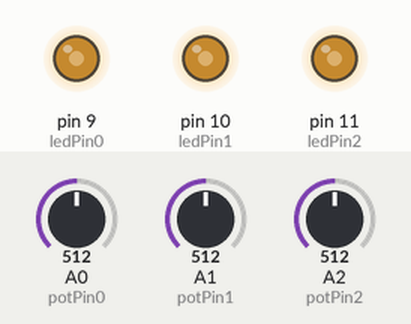
Bench run of a sketch on a simulated Arduino Uno, built with avr-gcc and run on an emulated ATmega328P. Shown: output pins drawn as LEDs (lit = HIGH). The test bench sets the inputs (shaded band); at power-on: A0 (potPin0) = 512, A1 (potPin1) = 512, A2 (potPin2) = 512.

Above: at 1.2 s.
1.3 s: A0 (potPin0) set to 716
At 1.7 s:
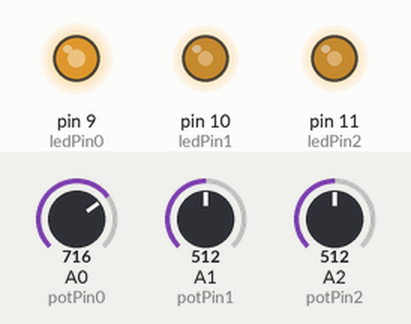
2.8 s: A1 (potPin1) set to 716
At 4.0 s:
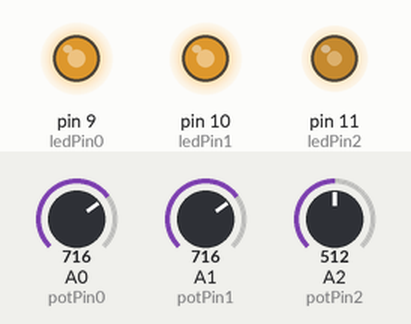
4.3 s: A2 (potPin2) set to 716
At 5.2 s:
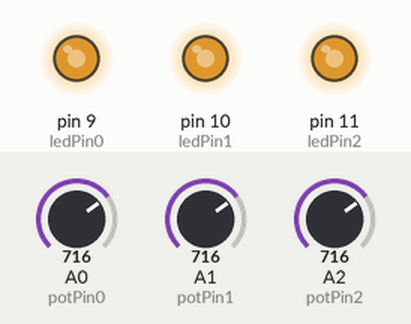
5.8 s: A0 (potPin0) set to 900
At 6.3 s:
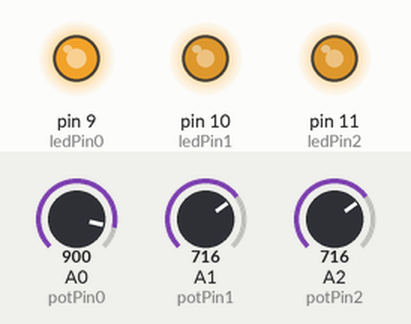
7.3 s: A1 (potPin1) set to 900
At 8.5 s:
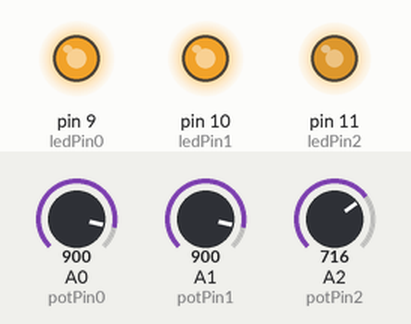
8.8 s: A2 (potPin2) set to 900
At 9.8 s:
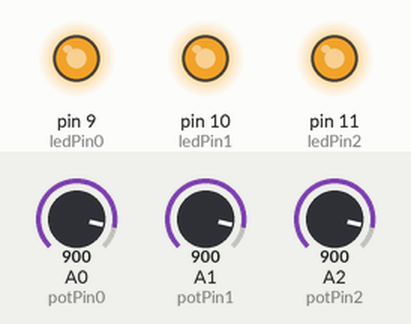
Timing chart, 0 to 11.3 s (numbered marks = the images above; inputs shaded):
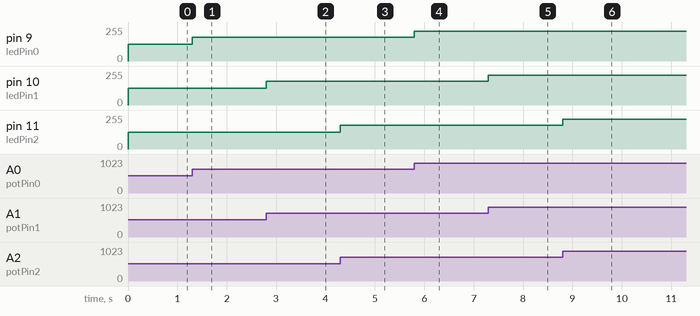

The sketch:

Homework2.ino
```cpp
const int ledPin0 = 9;
const int ledPin1 = 10;
const int ledPin2 = 11;

const int potPin0 = A0;
const int potPin1 = A1;
const int potPin2 = A2;
int pot0Value = 0, pot1Value = 0, pot2Value = 0;
int led0Value = 0, led1Value = 0, led2Value = 0;
void setup() {
  // put your setup code here, to run once:
  Serial.begin(9600);
  pinMode(ledPin0, OUTPUT);
  pinMode(ledPin1, OUTPUT);
  pinMode(ledPin2, OUTPUT);
}

void loop() {
  float voltage;
  // put your main code here, to run repeatedly:

  pot0Value = analogRead(potPin0);
  pot1Value = analogRead(potPin1);
  pot2Value = analogRead(potPin2);
  led0Value = map(pot0Value, 0, 1023, 0, 255);
  led1Value = map(pot1Value, 0, 1023, 0, 255);
  led2Value = map(pot2Value, 0, 1023, 0, 255);
  analogWrite(ledPin0, led0Value);
  analogWrite(ledPin1, led1Value);
  analogWrite(ledPin2, led2Value);
  /*Serial.println(potValue); */
  delay(1);
}
```

Measured:
- after the input at 1.3 s, pin 9 (ledPin0): 127/255 → 178/255 at once
- after the input at 2.8 s, pin 10 (ledPin1): 127/255 → 178/255 at once
- after the input at 4.3 s, pin 11 (ledPin2): 127/255 → 178/255 at once
- after the input at 5.8 s, pin 9 (ledPin0): 178/255 → 224/255 at once
- after the input at 7.3 s, pin 10 (ledPin1): 178/255 → 224/255 at once
- after the input at 8.8 s, pin 11 (ledPin2): 178/255 → 224/255 at once
